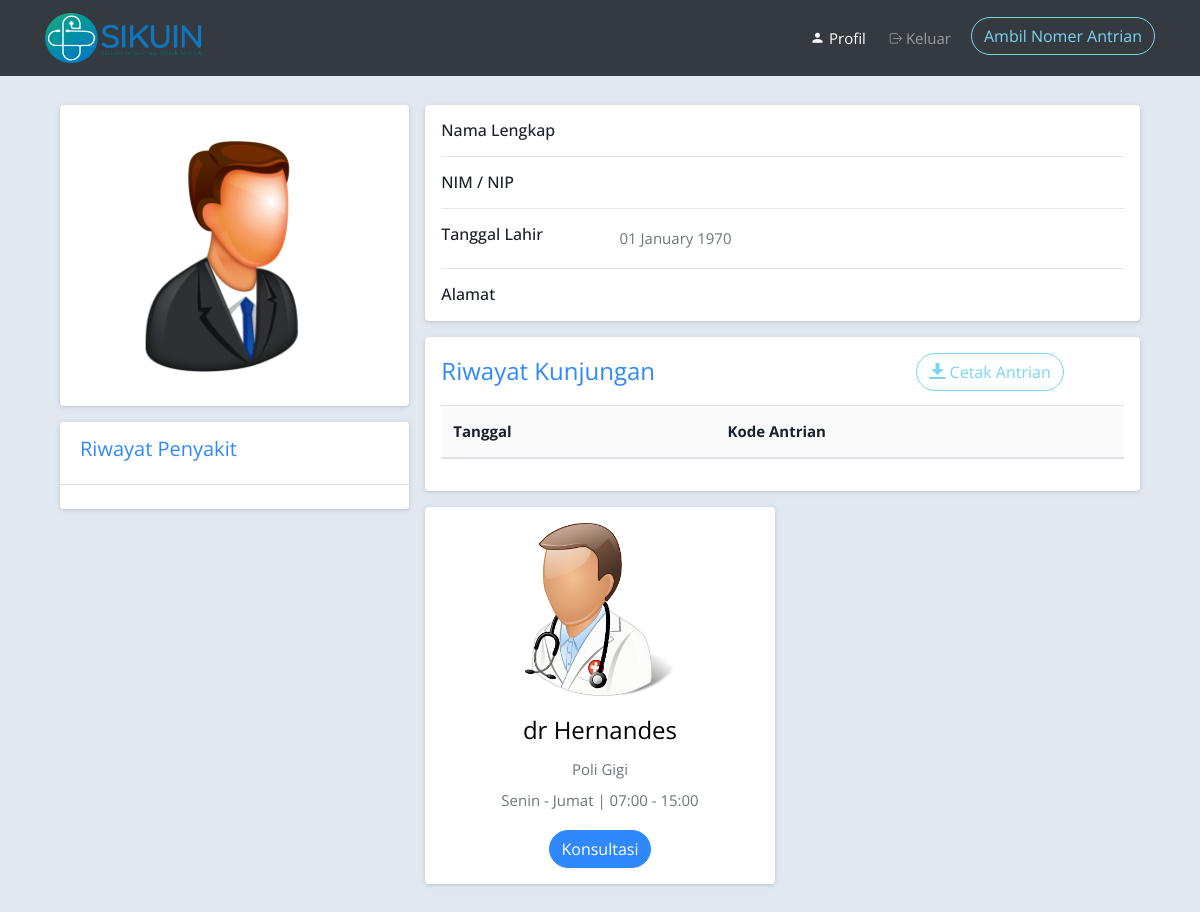
Page /index.php/profile on the earlier database version.
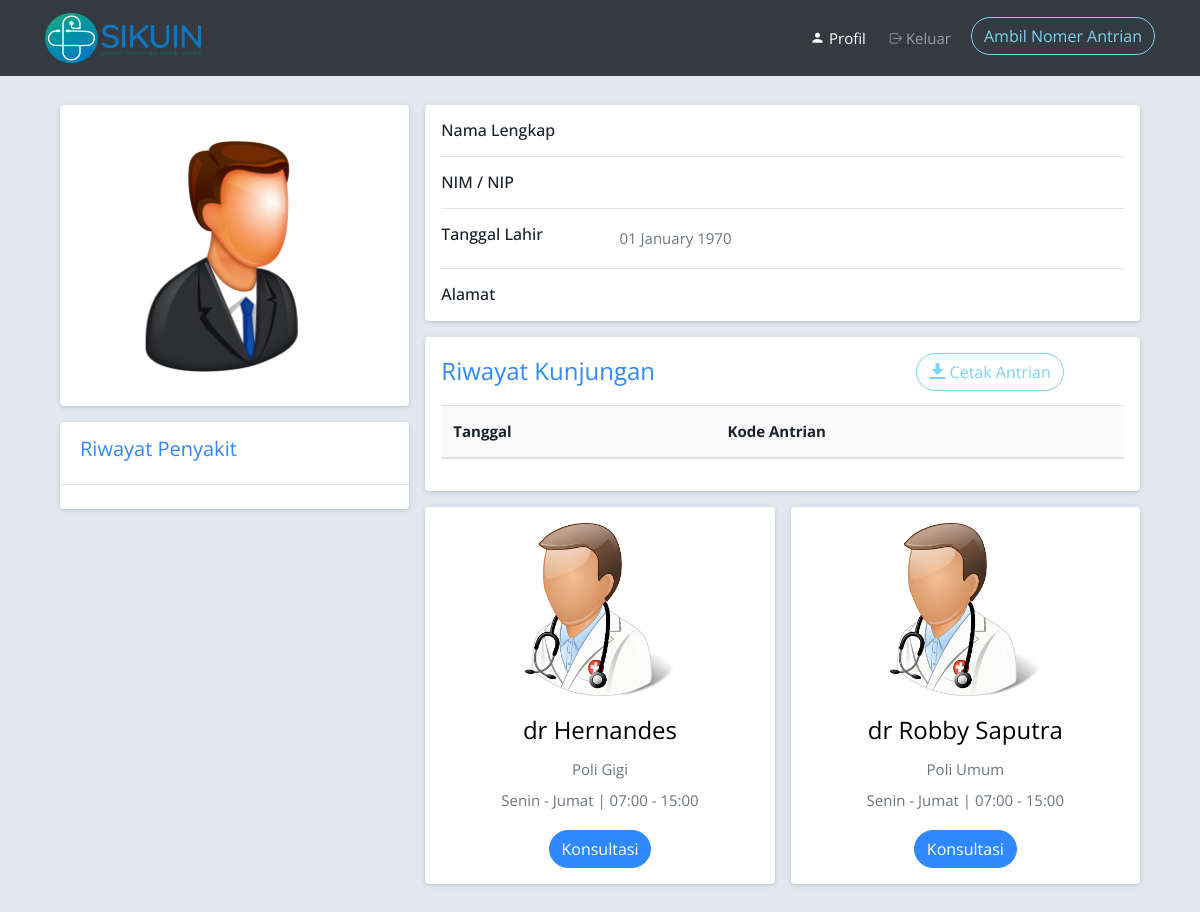
Same page on the later database version.
### tables this page shows
CREATE TABLE `pegawai` (
  `id` int(11) NOT NULL,
  `nama` varchar(20) NOT NULL,
  `alamat` text NOT NULL,
  `username` varchar(20) NOT NULL,
  `password` text NOT NULL,
  `status` varchar(10) NOT NULL,
  `posisi` varchar(20) NOT NULL
);

### application/controllers/Profile.php (called while the page is built, shortened)
<?php
class Profile extends CI_Controller {
	function __construct(){
        $this->load->model('m_pasien');
        $this->load->model('m_chat');
    }
	public function index()
	{
		$nim =	$this->session->userdata('nim_nip');
		$data['data']=	$this->m_pasien->riwayat_antrian($nim)->result();
		$data['data2']=	$this->m_chat->load_data();
		$this->load->view('pasien/nav_profile');
        $this->load->view('pasien/profile',$data);
        $this->load->view('pasien/footer_profile');
	}
}

### index.php (called while the page is built, shortened)
<?php
require_once BASEPATH.'core/CodeIgniter.php';

### application/models/m_chat.php (called while the page is built, shortened)
<?php
	class M_chat  extends CI_Model  {
		function load_data()
		{
			$sql=$this->db->query("SELECT `id`,`nama`, `posisi` FROM `pegawai` WHERE status='dokter'");
	        return $sql;
		}
	}
?>

### application/views/pasien/Profile.php (the view, shortened to what this page needs)
<div class="container">
    <div class="main-body">
          <div class="row gutters-sm">
            <div class="col-md-4 mb-3">
              <div class="card">
                <div class="card-body">
                  <div class="d-flex flex-column align-items-center text-center">
                    <img src="<?= base_url('assets'); ?>/img/user_vector.png" alt="Admin" class="pt-3 pb-3"  width="237">
                  </div>
                </div>
              </div>
              <div class="card mt-3">
                <ul class="list-group list-group-flush">
                  <li class="list-group-item d-flex justify-content-between align-items-center flex-wrap">
                    <h5 class="text-secondary text-primary">Riwayat Penyakit</h5>
                  </li>
                  <li class="list-group-item d-flex justify-content-between align-items-center flex-wrap">
                  </li>
                </ul>
              </div>
            </div>
            <div class="col-md-8">
              <div class="card mb-3">
                <div class="card-body">
                    <div class="row">
                        <div class="col-sm-3">
                        <h6 class="mb-0">Nama Lengkap</h6>
                        </div>
                        <div class="col-sm-9 text-secondary">
                        </div>
                  </div>
                  <hr>
                  <div class="row">
                    <div class="col-sm-3">
                      <h6 class="mb-0">NIM / NIP</h6>
                    </div>
                    <div class="col-sm-9 text-secondary">
                    </div>
                  </div>
                  <hr>
                  <div class="row">
                    <div class="col-sm-3">
                      <h6 class="mb-0">Tanggal Lahir</h6>
                    </div>
                    <div class="col-sm-9 text-secondary">
                    <?php echo date('d F Y', strtotime($this->session->userdata('tgl_lahir'))); ?>
                    </div>
                  </div>
                  <hr>
                  <div class="row">
                    <div class="col-sm-3">
                      <h6 class="mb-0">Alamat</h6>
                    </div>
                    <div class="col-sm-9 text-secondary">
                    </div>
                  </div>
                </div>
              </div>
              <div class="card mb-3">
                <div class="card-body">
                <div class="row">
                                <div class="col-8">
                                    <h4 class="mb-3 text-primary">Riwayat Kunjungan</h4>
                                </div>
                                <div class="col-4">
                                    <a class="btn btn-outline-primary" href="<?php echo site_url('Profile/print');?>" target="_blank"><span class="oi oi-data-transfer-download "></span> Cetak Antrian</a>
                                </div>
                            </div>
                <table class="table table-hover">
                                <thead>
                                    <tr class="bg-light">
                                        <th scope="col">Tanggal</th>
                                        <th scope="col">Kode Antrian</th>
                                    </tr>
                                </thead>
                            </table>
                </div>
              </div>
              <div class="row gutters-sm">
                <?php
                        foreach($data2->result_array() as $i):
                              $id=$i['id'];
                              $Nama=$i['nama'];
                              $posisi=$i['posisi'];
                  ?>
                <div class="col-sm-6 mb-3">
                  <div class="card h-100">
                    <div class="card-body">
                    <div class="d-flex flex-column align-items-center text-center">
                    <img src="<?= base_url('assets'); ?>/img/doctor_vector.png" alt="Admin" width="150">
                    <div class="mt-3">
                      <h4><?php echo $Nama;?></h4>
                      <p class="text-secondary mb-1"><?php echo $posisi;?></p>
                      <p class="text-muted font-size-sm">Senin - Jumat | 07:00 - 15:00</p>
                      <a href="<?php echo site_url('Chat/room_chat/'.$id);?>"><button class="btn btn-primary" >Konsultasi</button></a>
                    </div>
                  </div>
                    </div>
                  </div>
                </div>
                <?php endforeach;?>
              </div>
            </div>
          </div>
        </div>
    </div>

### application/views/pasien/nav_profile.php (shortened to what this page needs)
<!DOCTYPE html>
<html lang="en">
<head>
    <link rel="stylesheet" href="<?= base_url('assets'); ?>/css/open-iconic-bootstrap.min.css">
    <link rel="stylesheet" href="<?= base_url('assets'); ?>/css/animate.css">
    <link rel="stylesheet" href="<?= base_url('assets'); ?>/css/owl.carousel.min.css">
    <link rel="stylesheet" href="<?= base_url('assets'); ?>/css/owl.theme.default.min.css">
    <link rel="stylesheet" href="<?= base_url('assets'); ?>/css/magnific-popup.css">
    <link rel="stylesheet" href="<?= base_url('assets'); ?>/css/aos.css">
    <link rel="stylesheet" href="<?= base_url('assets'); ?>/css/ionicons.min.css">
    <link rel="stylesheet" href="<?= base_url('assets'); ?>/css/bootstrap-datepicker.css">
    <link rel="stylesheet" href="<?= base_url('assets'); ?>/css/jquery.timepicker.css">
    <link rel="stylesheet" href="<?= base_url('assets'); ?>/css/flaticon.css">
    <link rel="stylesheet" href="<?= base_url('assets'); ?>/css/icomoon.css">
    <link rel="stylesheet" href="<?= base_url('assets'); ?>/css/style.css">
</head>
<body>
    <nav class="navbar navbar-expand-lg navbar-dark bg-dark fixed-top">
        <div class="container">
            <a class="navbar-brand" href="<?php echo site_url('Profile');?>">
                <img src="<?= base_url('assets'); ?>/img/logo_sikuin.png" width="180" height="50"></a>
            <div class="collapse navbar-collapse" id="ftco-nav">
                    <ul class="navbar-nav ml-auto">
                      <li class="nav-item active mr-2"><a href="<?php echo site_url('Profile');?>" class="nav-link"> <span class="icon-person"></span> Profil</a></li>
                      <li class="nav-item mr-2"><a href="<?php echo site_url('Welcome/logout');?>" class="nav-link"><span class="ion-ios-log-out"></span> Keluar</a></li>
                      <li class="nav-item cta"><a href="" class="btn btn-outline-primary ml-1" data-toggle="modal" data-target="#modalRequest"><span>Ambil Nomer Antrian</span></a></li>
                    </ul>
                  </div>
        </div>
    </nav>

### application/views/pasien/footer_profile.php (shortened to what this page needs)
</body>
</html>

### assets/css/icomoon.css (style rules this page uses)
[class^="icon-"], [class*=" icon-"] { font-family: 'icomoon' !important; speak: none; font-style: normal; font-weight: normal; font-variant: normal; text-transform: none; line-height: 1; -webkit-font-smoothing: antialiased; -moz-osx-font-smoothing: grayscale; }
.icon-person:before { content: "\e7fd"; }

### application/views/pasien/nav_profile.php (style rules this page uses)
body { margin-top:90px; color: #1a202c; text-align: left; background-color: #e2e8f0; }
.main-body { padding-top: 50px; padding: 15px; }
.card { box-shadow: 0 1px 6px 0 rgba(0,0,0,.1), 0 1px 2px 0 rgba(0,0,0,.09); }
.card { position: relative; display: flex; flex-direction: column; min-width: 0; word-wrap: break-word; background-color: #fff; background-clip: border-box; border: 0 solid rgba(0,0,0,.125); border-radius: .25rem; }
.card-body { flex: 1 1 auto; min-height: 1px; padding: 1rem; }
.gutters-sm { margin-right: -8px; margin-left: -8px; }
.gutters-sm>.col, .gutters-sm>[class*=col-] { padding-right: 8px; padding-left: 8px; }
.mb-3, .my-3 { margin-bottom: 1rem!important; }
.h-100 { height: 100%!important; }

Differences in the rows shown:
added pegawai: nama "dr Robby Saputra", posisi "Poli Umum"
